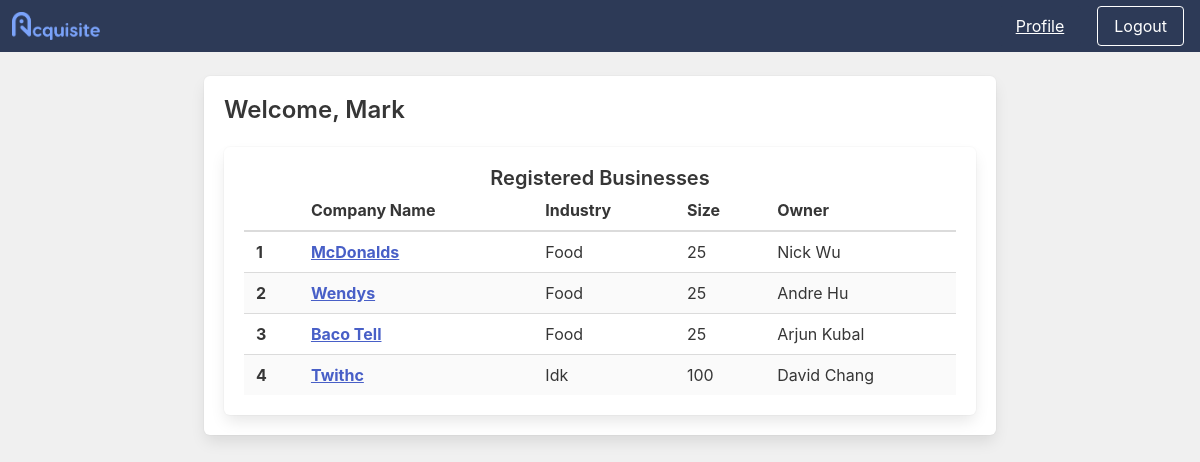
Screenshot of /home (signed in) with the database file from the repository.
### models.py (models this page shows, shortened)
class User(db.Model):
    id = db.Column(db.Integer, primary_key=True)
    first_name = db.Column(db.String(128), nullable=False)
    last_name = db.Column(db.String(128), nullable=False)
    email = db.Column(db.String(128), unique=True, nullable=False)
    password = db.Column(db.String(128), nullable=False)
    account_type = db.Column(db.String(20), nullable=False)
    avatar = db.Column(db.String(128), nullable=True)
    businesses = db.relationship('Business', backref='owner', lazy=True)

class Business(db.Model):
    id = db.Column(db.Integer, primary_key=True)
    name = db.Column(db.String(128), nullable=False)
    description = db.Column(db.String(128), nullable=False)
    industry = db.Column(db.String(128), nullable=False)
    size = db.Column(db.Integer)
    owner_id = db.Column(db.Integer, db.ForeignKey('user.id'), nullable=False)
    image = db.Column(db.String(128), nullable=False)
    url = db.Column(db.String(128), default="")
    twitter = db.Column(db.String(128))

### app.py (the view)
@app.route('/home')
def home():
    try:
        user = User.query.get(session['id'])
        if user.account_type == 'investor':
            businesses = Business.query.all()
            return render_template('investor.html', user=user, businesses=businesses)
        elif user.account_type == 'owner':
            return render_template('owner.html', user=user)
        return redirect(url_for('logout'))
    except Exception as e:
        print(e)
        return redirect(url_for('index'))

### templates/investor.html
{% extends "base.html" %}
{% block content %}
    <div class="columns is-centered">
        <div class="column is-8">
            <div class="box">
                <h4 class="title is-4 mb-5">Welcome, {{ user.first_name }}</h4>
                <div class="box">
                    <center><h5 class="title is-5">Registered Businesses</h5></center>
                    <table class="table is-hoverable is-striped is-fullwidth">
                        <thead>
                            <tr>
                                <th></th>
                                <th>Company Name</th>
                                <th>Industry</th>
                                <th>Size</th>
                                <th>Owner</th>
                            </tr>
                        </thead>
                        <tbody>
                            {% for b in businesses %}
                                <tr>
                                    <th>{{ loop.index }}</th>
                                    <th><a href="/business/{{ b.id | safe }}"><u>{{ b.name }}</u></a></th>
                                    <td>{{ b.industry[0]|upper }}{{ b.industry[1:] }}</td>
                                    <td>{{ b.size }}</td>
                                    <td>{{ b.owner.first_name }} {{b.owner.last_name }}</td>
                                </tr>
                            {% endfor %}
                        </tbody>
                    </table>
                </div>
            </div>
        </div>
    </div>
{% endblock %}

### rows the page displays
User: first_name "Mark"
Business: name "McDonalds", industry "F", industry "ood", size "25", owner.first_name "Nick", owner.last_name "Wu"
Business: name "Wendys", industry "F", industry "ood", size "25", owner.first_name "Andre", owner.last_name "Hu"
Business: name "Baco Tell", industry "F", industry "ood", size "25", owner.first_name "Arjun", owner.last_name "Kubal"
Business: name "Twithc", industry "I", industry "dk", size "100", owner.first_name "David", owner.last_name "Chang"
